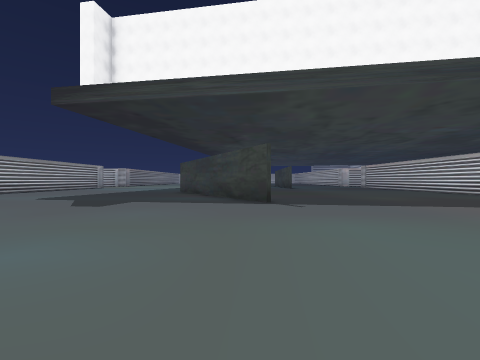
view 1 (above)

19 first-person views from a walk through a scene from a Unity 3-D project. The camera is 1.2 m above the floor, looks level and sees 85° across. The floor is counted in squares, 2.4 m on a side. Each view is taken from the middle of a square. On the plan, view 1 faces up. The plan holds only what a view shows up to about 9 squares ahead; the rest is blank. The place goes on beyond the plan. The player is left out.

view 2
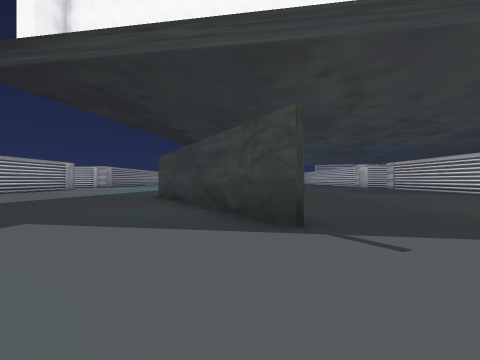

view 3
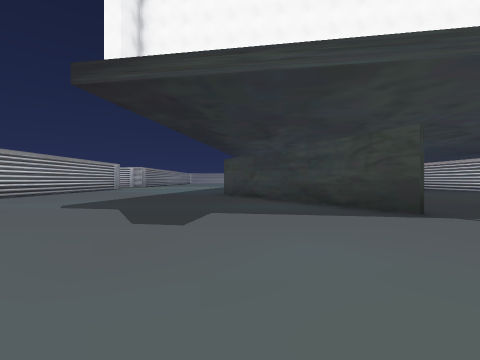

view 4
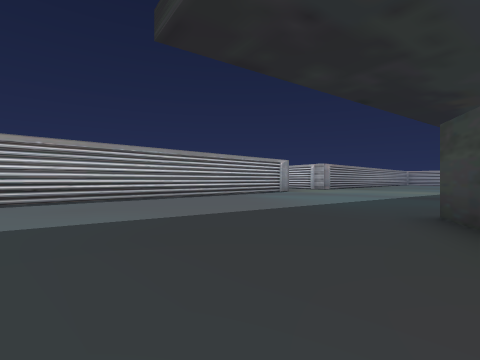

view 5
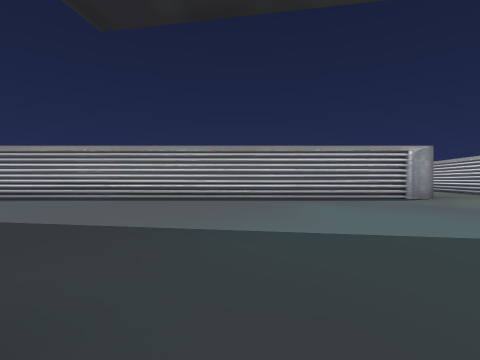

view 6
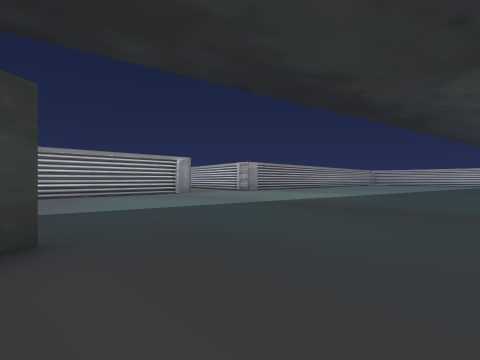

view 7
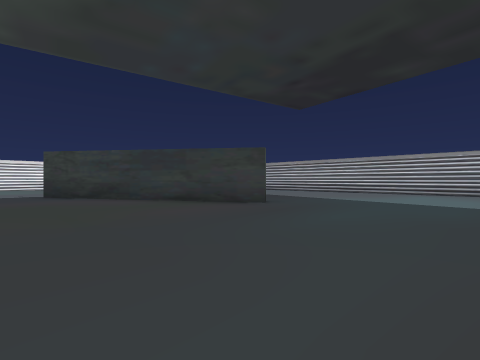

view 8
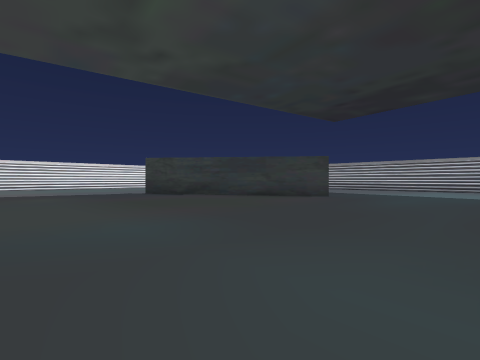

view 9
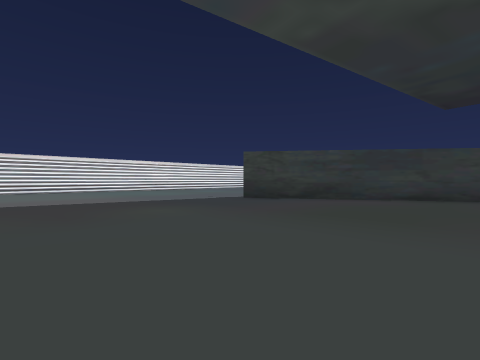

view 10
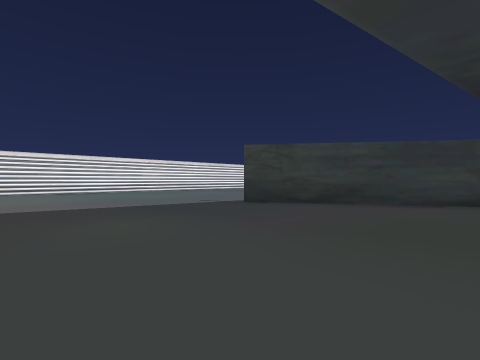

view 11
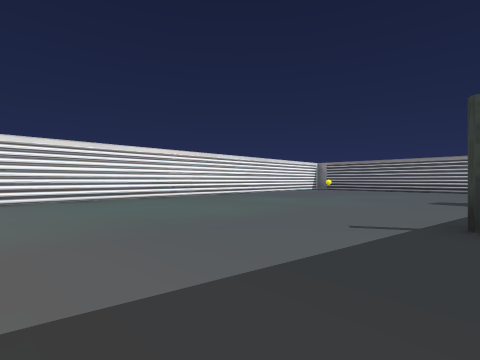

view 12
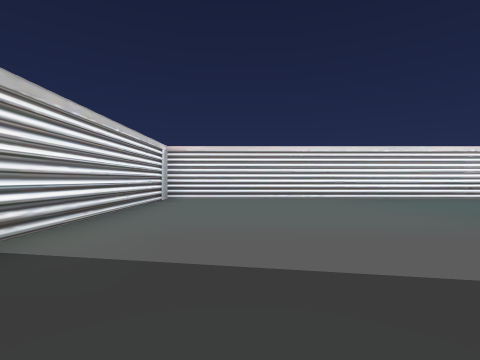

view 13
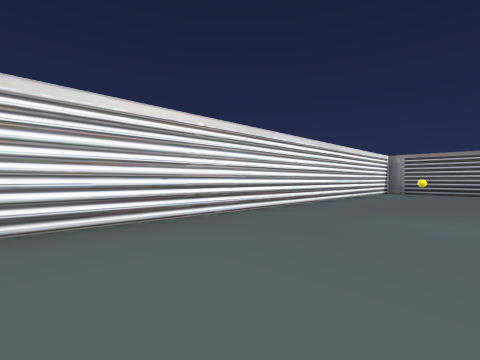

view 14
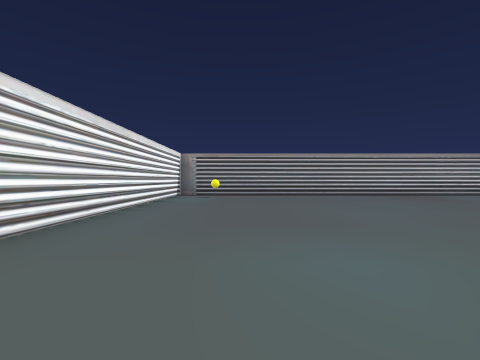

view 15
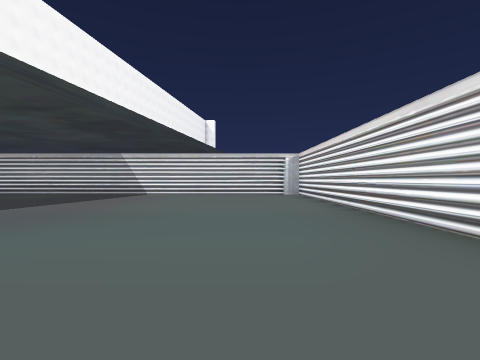

view 16
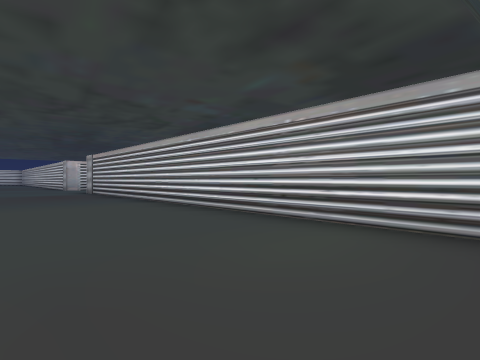

view 17
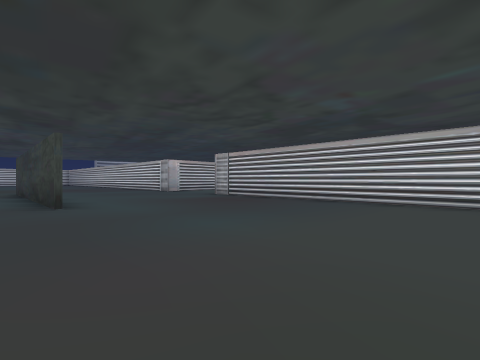

view 18
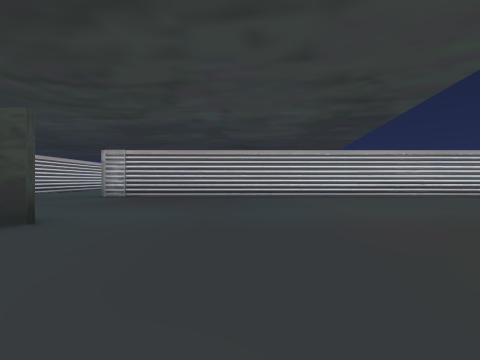

view 19
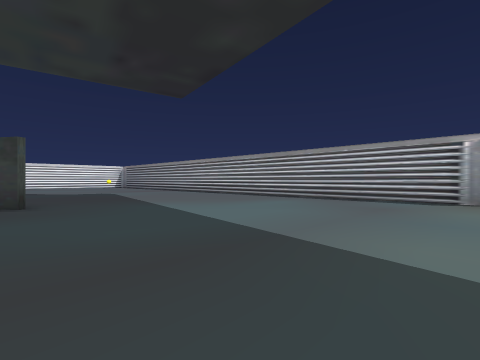

### Floor plan
Points are (right, up) in squares from view 1. A wall is a line through its corners. A room is listed if a view was taken in it or the views show most of it. See-through windows are left out.
Room 1 (views 1, 2, 3, 4, 5, 6, 7, 8, 9, 10, 11, 12, 13, 14, 15, 16, 17, 18, 19)
walls: (0.6, 5.7) (-2.6, 11.3); (-2.5, 11.4) (0.7, 5.7); (2.9, 15.4) (2.9, 17.5); (-8.9, 17.1) (-8.9, -1) (7.9, -1) (7.9, 17.2)
objects: other object (-8, 0)

Positions as (right, up) in squares from view 1, and headings:
1: (0, 0), facing up
2: (0, 3), facing up
3: (-2, 2), facing up
4: (-2, 7), facing up-left
5: (-2, 12), facing left
6: (0, 11), facing up-left
7: (2, 15), facing down-left
8: (5, 15), facing down-left
9: (6, 11), facing down-left
10: (5, 10), facing down-left
11: (4, 6), facing down-left
12: (6, 6), facing down
13: (2, 2), facing down-left
14: (0, 1), facing left
15: (-1, 1), facing right
16: (5, 6), facing up-right
17: (2, 10), facing up-right
18: (0, 13), facing right
19: (-2, 17), facing down-left
